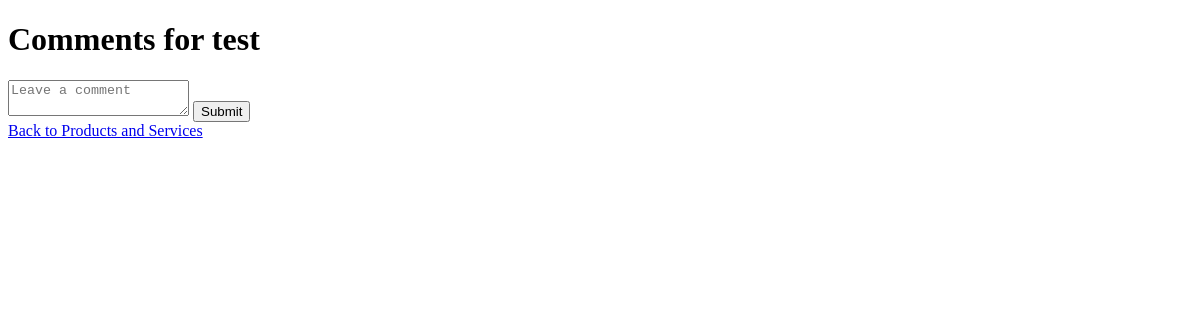
The app's page /view_comments/product/2 (signed in), older data.
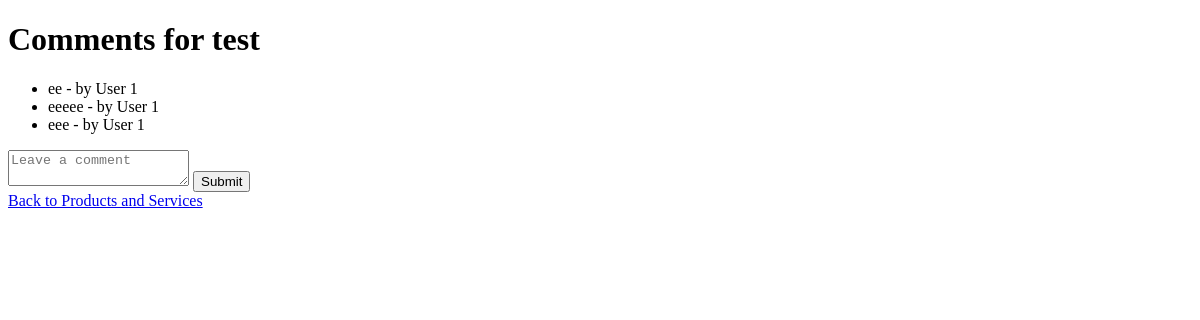
The same page, newer data.
### app/models.py (models this page shows, shortened)
class Comment(db.Model):
    __tablename__ = 'comments'
    id = db.Column(db.Integer, primary_key=True)
    content = db.Column(db.Text, nullable=False)
    user_id = db.Column(db.Integer, db.ForeignKey('user.id'), nullable=False)
    product_id = db.Column(db.Integer, db.ForeignKey('products.id'), nullable=True)
    service_id = db.Column(db.Integer, db.ForeignKey('services.id'), nullable=True)

### app/main.py (the view, shortened to what this page needs)
@app.route('/view_comments/<item_type>/<int:item_id>', methods=['GET', 'POST'])
def view_comments(item_type, item_id):
    user_id = session.get('user_id')
    current_user = User.query.filter(
            User.id == user_id
    ).first()
    if item_type == 'product':
        item = Product.query.get_or_404(item_id)
        comments = Comment.query.filter_by(product_id=item_id).all()
    elif item_type == 'service':
        item = Service.query.get_or_404(item_id)
        comments = Comment.query.filter_by(service_id=item_id).all()
    return render_template('view_comments.html', item=item, comments=comments, item_type=item_type)

### app/main.py (called while the page is built)
@app.before_request
def create_tables():
    db.create_all()

### app/templates/view_comments.html (shortened to what this page needs)
<!DOCTYPE html>
<html lang="en">
<head>
</head>
<body>
    <h1>Comments for {{ item.name }}</h1>
    <ul>
        {% for comment in comments %}
            <li>{{ comment.content }} - by User {{ comment.user_id }}</li>
        {% endfor %}
    </ul>
    <form action="{{ url_for('view_comments', item_type=item_type, item_id=item.id) }}" method="POST">
        <textarea name="content" placeholder="Leave a comment" required></textarea>
        <button type="submit">Submit</button>
    </form>
    <a href="{{ url_for('index') }}">Back to Products and Services</a>
</body>
</html>

Row changes from the older to the newer data that the page shows:
added Comment: content "ee", user_id "1"
added Comment: content "eeeee", user_id "1"
added Comment: content "eee", user_id "1"
